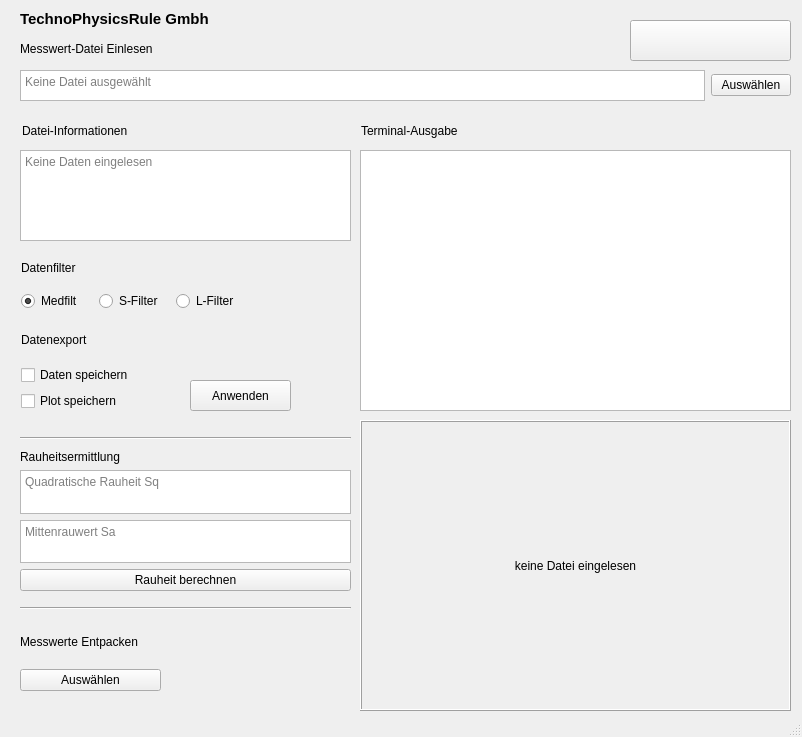
<?xml version="1.0" encoding="UTF-8"?>
<ui version="4.0">
 <class>bigdataAnalyse</class>
 <widget class="QMainWindow" name="bigdataAnalyse">
  <property name="geometry">
   <rect>
    <x>0</x>
    <y>0</y>
    <width>802</width>
    <height>737</height>
   </rect>
  </property>
  <property name="sizePolicy">
   <sizepolicy hsizetype="Preferred" vsizetype="Preferred">
    <horstretch>0</horstretch>
    <verstretch>0</verstretch>
   </sizepolicy>
  </property>
  <property name="windowTitle">
   <string>BigData Messwert-Analyse</string>
  </property>
  <widget class="QWidget" name="centralwidget">
   <property name="sizePolicy">
    <sizepolicy hsizetype="Fixed" vsizetype="Fixed">
     <horstretch>0</horstretch>
     <verstretch>0</verstretch>
    </sizepolicy>
   </property>
   <widget class="QTextBrowser" name="terminalOut">
    <property name="geometry">
     <rect>
      <x>360</x>
      <y>150</y>
      <width>431</width>
      <height>261</height>
     </rect>
    </property>
   </widget>
   <widget class="QTextBrowser" name="fileInfo">
    <property name="geometry">
     <rect>
      <x>20</x>
      <y>150</y>
      <width>331</width>
      <height>91</height>
     </rect>
    </property>
    <property name="placeholderText">
     <string>Keine Daten eingelesen</string>
    </property>
   </widget>
   <widget class="QLabel" name="label_3">
    <property name="geometry">
     <rect>
      <x>20</x>
      <y>40</y>
      <width>151</width>
      <height>18</height>
     </rect>
    </property>
    <property name="text">
     <string>Messwert-Datei Einlesen</string>
    </property>
   </widget>
   <widget class="QWidget" name="layoutWidget">
    <property name="geometry">
     <rect>
      <x>22</x>
      <y>120</y>
      <width>671</width>
      <height>21</height>
     </rect>
    </property>
    <layout class="QHBoxLayout" name="horizontalLayout">
     <item>
      <widget class="QLabel" name="label_4">
       <property name="text">
        <string>Datei-Informationen</string>
       </property>
      </widget>
     </item>
     <item>
      <widget class="QLabel" name="label_2">
       <property name="text">
        <string>Terminal-Ausgabe</string>
       </property>
      </widget>
     </item>
    </layout>
   </widget>
   <widget class="QWidget" name="layoutWidget">
    <property name="geometry">
     <rect>
      <x>20</x>
      <y>70</y>
      <width>771</width>
      <height>31</height>
     </rect>
    </property>
    <layout class="QHBoxLayout" name="horizontalLayout_2">
     <item>
      <widget class="QTextBrowser" name="filename">
       <property name="sizePolicy">
        <sizepolicy hsizetype="Preferred" vsizetype="Preferred">
         <horstretch>0</horstretch>
         <verstretch>0</verstretch>
        </sizepolicy>
       </property>
       <property name="placeholderText">
        <string>Keine Datei ausgewählt</string>
       </property>
      </widget>
     </item>
     <item>
      <widget class="QPushButton" name="browse">
       <property name="sizePolicy">
        <sizepolicy hsizetype="Fixed" vsizetype="Fixed">
         <horstretch>0</horstretch>
         <verstretch>0</verstretch>
        </sizepolicy>
       </property>
       <property name="text">
        <string>Auswählen</string>
       </property>
      </widget>
     </item>
    </layout>
   </widget>
   <widget class="QPushButton" name="TUlogo">
    <property name="enabled">
     <bool>true</bool>
    </property>
    <property name="geometry">
     <rect>
      <x>630</x>
      <y>20</y>
      <width>161</width>
      <height>41</height>
     </rect>
    </property>
    <property name="sizePolicy">
     <sizepolicy hsizetype="Preferred" vsizetype="Preferred">
      <horstretch>0</horstretch>
      <verstretch>0</verstretch>
     </sizepolicy>
    </property>
    <property name="mouseTracking">
     <bool>false</bool>
    </property>
    <property name="text">
     <string/>
    </property>
    <property name="icon">
     <iconset>
      <normaloff>:/home/ian/Dokumente/Semester_7/Seminar 2.2/python/tu_logo.png</normaloff>:/home/ian/Dokumente/Semester_7/Seminar 2.2/python/tu_logo.png</iconset>
    </property>
    <property name="iconSize">
     <size>
      <width>170</width>
      <height>85</height>
     </size>
    </property>
   </widget>
   <widget class="QPushButton" name="dataFilter">
    <property name="geometry">
     <rect>
      <x>190</x>
      <y>380</y>
      <width>101</width>
      <height>31</height>
     </rect>
    </property>
    <property name="text">
     <string>Anwenden</string>
    </property>
   </widget>
   <widget class="Line" name="line">
    <property name="geometry">
     <rect>
      <x>20</x>
      <y>430</y>
      <width>331</width>
      <height>16</height>
     </rect>
    </property>
    <property name="orientation">
     <enum>Qt::Horizontal</enum>
    </property>
   </widget>
   <widget class="QLabel" name="label_8">
    <property name="geometry">
     <rect>
      <x>20</x>
      <y>10</y>
      <width>191</width>
      <height>18</height>
     </rect>
    </property>
    <property name="font">
     <font>
      <pointsize>11</pointsize>
      <weight>75</weight>
      <italic>false</italic>
      <bold>true</bold>
      <underline>false</underline>
      <strikeout>false</strikeout>
     </font>
    </property>
    <property name="text">
     <string>TechnoPhysicsRule Gmbh</string>
    </property>
   </widget>
   <widget class="QWidget" name="layoutWidget">
    <property name="geometry">
     <rect>
      <x>21</x>
      <y>250</y>
      <width>227</width>
      <height>61</height>
     </rect>
    </property>
    <layout class="QVBoxLayout" name="verticalLayout_4">
     <item>
      <widget class="QLabel" name="label_5">
       <property name="text">
        <string>Datenfilter</string>
       </property>
      </widget>
     </item>
     <item>
      <layout class="QHBoxLayout" name="horizontalLayout_3">
       <item>
        <widget class="QRadioButton" name="radio_medfilter">
         <property name="enabled">
          <bool>true</bool>
         </property>
         <property name="mouseTracking">
          <bool>true</bool>
         </property>
         <property name="text">
          <string>Medfilt</string>
         </property>
         <property name="checkable">
          <bool>true</bool>
         </property>
         <property name="checked">
          <bool>true</bool>
         </property>
         <property name="autoExclusive">
          <bool>true</bool>
         </property>
        </widget>
       </item>
       <item>
        <widget class="QRadioButton" name="radio_sfilter">
         <property name="text">
          <string>S-Filter</string>
         </property>
        </widget>
       </item>
       <item>
        <widget class="QRadioButton" name="radio_lfilter">
         <property name="text">
          <string>L-Filter</string>
         </property>
        </widget>
       </item>
      </layout>
     </item>
    </layout>
   </widget>
   <widget class="QWidget" name="layoutWidget">
    <property name="geometry">
     <rect>
      <x>21</x>
      <y>320</y>
      <width>151</width>
      <height>91</height>
     </rect>
    </property>
    <layout class="QVBoxLayout" name="verticalLayout_2">
     <item>
      <widget class="QLabel" name="label_7">
       <property name="text">
        <string>Datenexport</string>
       </property>
      </widget>
     </item>
     <item>
      <layout class="QVBoxLayout" name="verticalLayout">
       <item>
        <widget class="QCheckBox" name="saveData">
         <property name="text">
          <string>Daten speichern</string>
         </property>
        </widget>
       </item>
       <item>
        <widget class="QCheckBox" name="savePlot">
         <property name="text">
          <string>Plot speichern</string>
         </property>
        </widget>
       </item>
      </layout>
     </item>
    </layout>
   </widget>
   <widget class="QLabel" name="plot">
    <property name="geometry">
     <rect>
      <x>360</x>
      <y>420</y>
      <width>431</width>
      <height>291</height>
     </rect>
    </property>
    <property name="frameShape">
     <enum>QFrame::Box</enum>
    </property>
    <property name="frameShadow">
     <enum>QFrame::Raised</enum>
    </property>
    <property name="lineWidth">
     <number>1</number>
    </property>
    <property name="text">
     <string>keine Datei eingelesen</string>
    </property>
    <property name="textFormat">
     <enum>Qt::AutoText</enum>
    </property>
    <property name="scaledContents">
     <bool>false</bool>
    </property>
    <property name="alignment">
     <set>Qt::AlignCenter</set>
    </property>
   </widget>
   <widget class="Line" name="line_2">
    <property name="geometry">
     <rect>
      <x>20</x>
      <y>600</y>
      <width>331</width>
      <height>16</height>
     </rect>
    </property>
    <property name="orientation">
     <enum>Qt::Horizontal</enum>
    </property>
   </widget>
   <widget class="QWidget" name="layoutWidget_2">
    <property name="geometry">
     <rect>
      <x>20</x>
      <y>620</y>
      <width>141</width>
      <height>71</height>
     </rect>
    </property>
    <layout class="QVBoxLayout" name="verticalLayout_5">
     <item>
      <widget class="QLabel" name="label_9">
       <property name="text">
        <string>Messwerte Entpacken</string>
       </property>
      </widget>
     </item>
     <item>
      <layout class="QHBoxLayout" name="horizontalLayout_4">
       <item>
        <widget class="QPushButton" name="entpacken">
         <property name="text">
          <string>Auswählen</string>
         </property>
        </widget>
       </item>
      </layout>
     </item>
    </layout>
   </widget>
   <widget class="QWidget" name="verticalLayoutWidget">
    <property name="geometry">
     <rect>
      <x>20</x>
      <y>450</y>
      <width>331</width>
      <height>141</height>
     </rect>
    </property>
    <layout class="QVBoxLayout" name="verticalLayout_3">
     <item>
      <widget class="QLabel" name="label_6">
       <property name="text">
        <string>Rauheitsermittlung</string>
       </property>
      </widget>
     </item>
     <item>
      <layout class="QVBoxLayout" name="verticalLayout_6"/>
     </item>
     <item>
      <widget class="QTextBrowser" name="quadratrauwertSq">
       <property name="placeholderText">
        <string>Quadratische Rauheit Sq</string>
       </property>
      </widget>
     </item>
     <item>
      <widget class="QTextBrowser" name="mittenrauwertSa">
       <property name="placeholderText">
        <string>Mittenrauwert Sa</string>
       </property>
      </widget>
     </item>
     <item>
      <widget class="QPushButton" name="ra">
       <property name="text">
        <string>Rauheit berechnen</string>
       </property>
      </widget>
     </item>
    </layout>
   </widget>
  </widget>
  <widget class="QStatusBar" name="statusbar"/>
 </widget>
 <resources>
  <include location="workingdir.qrc"/>
 </resources>
 <connections/>
</ui>
